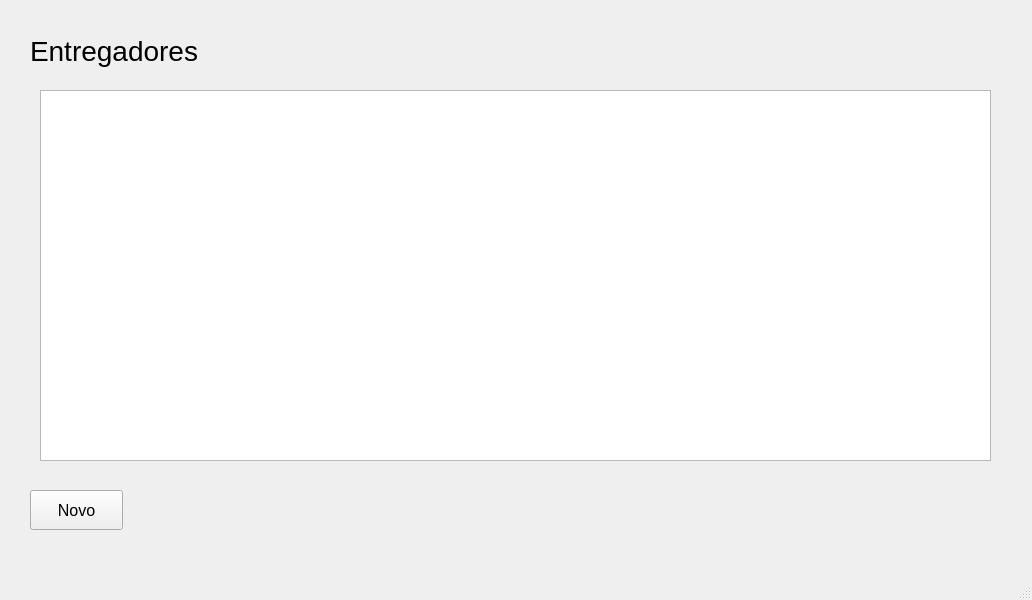
<?xml version="1.0" encoding="UTF-8"?>
<ui version="4.0">
 <class>MainWindow</class>
 <widget class="QMainWindow" name="MainWindow">
  <property name="geometry">
   <rect>
    <x>0</x>
    <y>0</y>
    <width>1032</width>
    <height>600</height>
   </rect>
  </property>
  <property name="windowTitle">
   <string>MainWindow</string>
  </property>
  <widget class="QWidget" name="centralwidget">
   <widget class="QTableWidget" name="tableWidget">
    <property name="geometry">
     <rect>
      <x>40</x>
      <y>90</y>
      <width>951</width>
      <height>371</height>
     </rect>
    </property>
   </widget>
   <widget class="QLabel" name="label">
    <property name="geometry">
     <rect>
      <x>30</x>
      <y>10</y>
      <width>221</width>
      <height>81</height>
     </rect>
    </property>
    <property name="font">
     <font>
      <pointsize>21</pointsize>
     </font>
    </property>
    <property name="text">
     <string>Entregadores</string>
    </property>
   </widget>
   <widget class="QPushButton" name="pushButton">
    <property name="geometry">
     <rect>
      <x>30</x>
      <y>490</y>
      <width>93</width>
      <height>40</height>
     </rect>
    </property>
    <property name="font">
     <font>
      <pointsize>12</pointsize>
     </font>
    </property>
    <property name="text">
     <string>Novo</string>
    </property>
   </widget>
  </widget>
  <widget class="QMenuBar" name="menubar">
   <property name="geometry">
    <rect>
     <x>0</x>
     <y>0</y>
     <width>1032</width>
     <height>26</height>
    </rect>
   </property>
  </widget>
  <widget class="QStatusBar" name="statusbar"/>
 </widget>
 <resources/>
 <connections/>
</ui>
